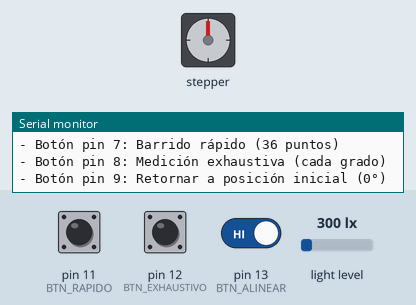
Simulated run of this sketch. Board: Arduino Uno, built with avr-gcc and run on an emulated ATmega328P. Shown: stepper motor, the last lines printed to the serial monitor. The inputs (shaded band) are chosen by the test bench; at power-on: pin 11 (BTN_RAPIDO) HIGH, light level 300 lx, pin 12 (BTN_EXHAUSTIVO) HIGH, pin 13 (BTN_ALINEAR) HIGH. Stepper angles assume 200 steps per turn.

Above: at 6.3 s.
6.4 s: pin 11 (BTN_RAPIDO) pulled LOW for 0.15 s
At 7.73 s:
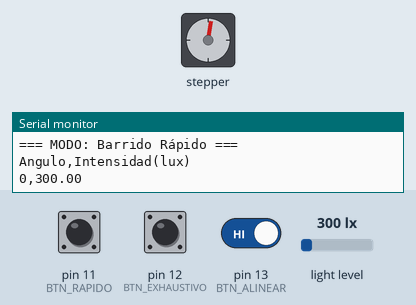
At 8.4 s:
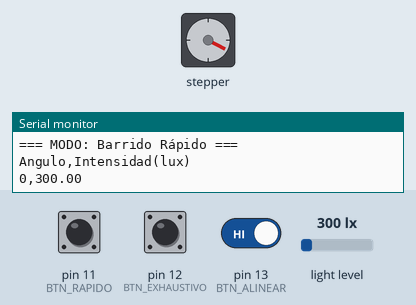
9.5 s: light level set to 40 lx
At 9.5 s:
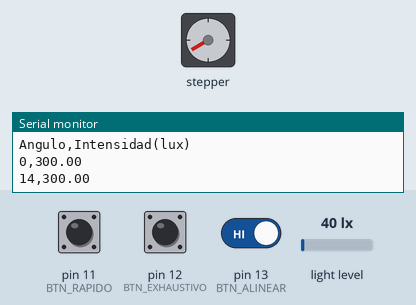
12.5 s: light level set to 500 lx
Timing chart, 0 to 21.5 s (numbered marks = the images above; inputs shaded):
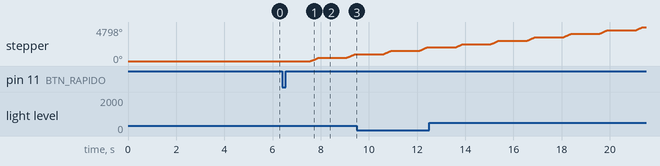

The sketch:

motor.ino
```cpp
#include <AccelStepper.h>
#include <Wire.h>
#include <BH1750.h>

// Pines del motor
#define STEP_PIN 2
#define DIR_PIN 3

// Pines de los botones
#define BTN_RAPIDO 11      // Barrido rápido (36 puntos)
#define BTN_EXHAUSTIVO 12 // Medición exhaustiva (cada grado)
#define BTN_ALINEAR 13     // Retornar a posición inicial (0°)

AccelStepper stepper(AccelStepper::DRIVER, STEP_PIN, DIR_PIN);
BH1750 lightMeter;

const int stepsPerRevolution = 200 * 32; // 200 pasos/revolución * 32 micropasos

// Variables de estado
bool modoActivo = false;
unsigned long lastDebounceTime = 0;
const unsigned long debounceDelay = 50;

void setup() {
    Serial.begin(9600);

    // Configurar motor
    stepper.setMaxSpeed(1000);
    stepper.setAcceleration(10000);

    // Configurar sensor de luz
    Wire.begin();

    //CONTINUOUS_HIGH_RES_MODE Rango max: 55k lux, res: 1 lux
    //CONTINUOUS_LOW_RES_MODE Rango max: 100k lux, res: 4-8 lux
    if (lightMeter.begin(BH1750::CONTINUOUS_HIGH_RES_MODE)) {
        Serial.println("BH1750 inicializado");
    } else {
        Serial.println("ERROR: BH1750 no responde");
        while(1);
    }

    // Configurar botones con pull-up interno
    pinMode(BTN_RAPIDO, INPUT_PULLUP);
    pinMode(BTN_EXHAUSTIVO, INPUT_PULLUP);
    pinMode(BTN_ALINEAR, INPUT_PULLUP);

    Serial.println("Sistema iniciado. Presione un botón para comenzar:");
    Serial.println("- Botón pin 7: Barrido rápido (36 puntos)");
    Serial.println("- Botón pin 8: Medición exhaustiva (cada grado)");
    Serial.println("- Botón pin 9: Retornar a posición inicial (0°)");

    delay(5000);
}

void loop() {
    // Verificar botones (activos en LOW por pull-up)
    if (digitalRead(BTN_RAPIDO) == LOW && !modoActivo) {
        delay(debounceDelay);
        if (digitalRead(BTN_RAPIDO) == LOW) {
            Serial.println("\n=== MODO: Barrido Rápido ===");
            barridoRapido();
            esperarLiberacion(BTN_RAPIDO);
        }
    }

    if (digitalRead(BTN_EXHAUSTIVO) == LOW && !modoActivo) {
        delay(debounceDelay);
        if (digitalRead(BTN_EXHAUSTIVO) == LOW) {
            Serial.println("\n=== MODO: Medición Exhaustiva ===");
            medicionExhaustiva();
            esperarLiberacion(BTN_EXHAUSTIVO);
        }
    }

    if (digitalRead(BTN_ALINEAR) == LOW && !modoActivo) {
        delay(debounceDelay);
        if (digitalRead(BTN_ALINEAR) == LOW) {
            Serial.println("\n=== Retornando a posición inicial (0°) ===");
            moveToAngle(0);
            Serial.println("Motor en posición inicial.\n");
            esperarLiberacion(BTN_ALINEAR);
        }
    }
}

// Modo 1: Barrido rápido con 36 puntos (cada 10 grados)
void barridoRapido() {
    modoActivo = true;

    Serial.println("Angulo,Intensidad(lux)"); // Cambiar ; por , para consistencia

    for (int angle = 0; angle <= 360; angle += 15) {
        moveToAngle(angle);
        delay(1000);
        measureIntensity();
        delay(100);
    }

    Serial.println("FIN"); // Agregar señal de finalización

    modoActivo = false;
}

// Modo 2: Medición exhaustiva cada grado
void medicionExhaustiva() {
    modoActivo = true;

    Serial.println("Angulo,Intensidad(lux)");

    for (int angle = 0; angle <= 360; angle += 2) {
        moveToAngle(angle);
        delay(500);
        measureIntensity();
        delay(50);
    }

    Serial.println("FIN"); // Agregar señal de finalización

    modoActivo = false;
}

// Función para mover el motor a un ángulo específico
void moveToAngle(int angle) {
    long targetPosition = map(angle, 0, 360, 0, stepsPerRevolution);
    stepper.moveTo(targetPosition);
    stepper.runToPosition();
}

// Función para medir intensidad y enviar datos por serial
void measureIntensity() {
    float lux = lightMeter.readLightLevel();
    int currentAngle = map(stepper.currentPosition(), 0, stepsPerRevolution, 0, 360);

    Serial.print(currentAngle);
    Serial.print(",");
    Serial.println(lux);
}

// Función para esperar a que se libere el botón
void esperarLiberacion(int pinBoton) {
    while (digitalRead(pinBoton) == LOW) {
        delay(10);
    }
    delay(debounceDelay);
}
```

Measured:
- after the input at 6.4 s, stepper: turns 478° clockwise in 0.37 s, then 481° clockwise in 0.37 s
